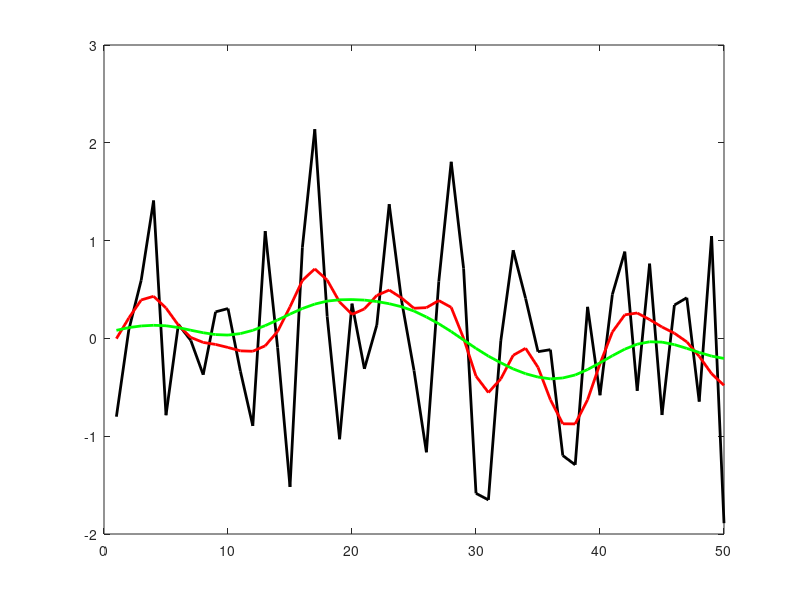
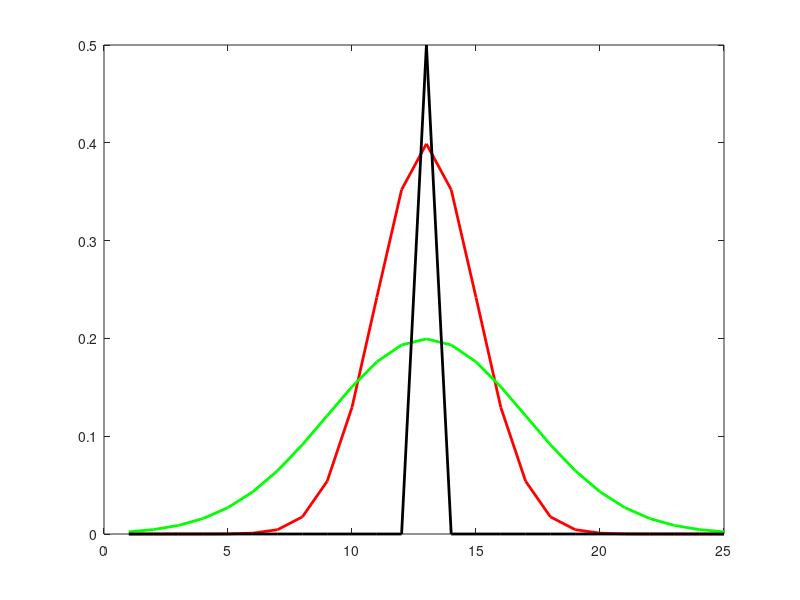

Write MATLAB code to recreate these figures, in order.
% example of convolution
% R. Poldrack, 10/16/08

% make a random signal

foo=randn(1,50);
foo=foo-mean(foo);
% make some convolution filters

norm1=pdf('norm',[-6:0.5:6],0,1);
norm2=pdf('norm',[-6:0.5:6],0,2);

cnorm1=conv(foo,norm1);
cnorm2=conv(foo,norm2);

% make identity convolution
ident=zeros(1,25);
ident(13)=1;
cident=conv(foo,ident)

figure()
plot(cident(13:62),'k','LineWidth',2)
hold on
plot(cnorm1(13:62),'r','LineWidth',2)
plot(cnorm2(13:62),'g','LineWidth',2)
print -depsc2 ConvolutionExample

figure()
plot(norm1,'r','LineWidth',2)
hold on
plot(norm2,'g','LineWidth',2)
plot(ident*0.5,'k','LineWidth',2)

print -depsc2 ConvolutionKernels

